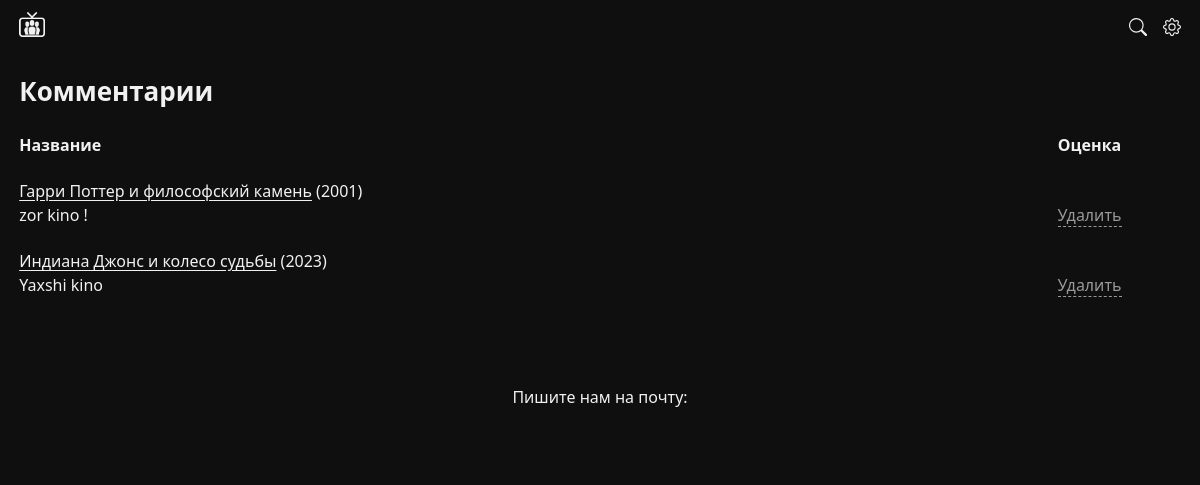
Page /users/profile/comment-list (signed in) on the committed database.
### movie/models.py (models this page shows, shortened)
class Comment(models.Model):
    author = models.CharField(max_length=150, default="Гость")
    comment = models.TextField()
    movie = models.ForeignKey(Movie, on_delete=models.CASCADE, related_name="comments")
    commented_time = models.DateTimeField(auto_now_add=True)

class Movie(models.Model):
    cover = models.ImageField(upload_to="movie_posters/", blank=True)
    title = models.CharField("Title", max_length=250)
    slug = models.SlugField("*", max_length=250)
    origin_title = models.CharField("Origin title", max_length=250, blank=True)
    category = models.ForeignKey(Category, on_delete=models.PROTECT, related_name="movies")
    genres = models.ManyToManyField(Genre)
    country = CountryField(multiple=True)
    year = models.PositiveSmallIntegerField(default=0)
    kp_rating = models.FloatField(blank=True)
    imdb_rating = models.FloatField(blank=True)
    quality = models.CharField(max_length=150, choices=QUALITIES)
    drafts = models.BooleanField(default=False)
    duration = models.CharField(max_length=150, blank=True)
    description = models.TextField(blank=True)
    sd_file_url = models.URLField(blank=True)
    hd_file_url = models.URLField(blank=True)

### users/views.py (the view)
# urls.py: path("profile/comment-list", views.CommentListView.as_view(), name="comment_list"),
class CommentListView(ListView):
    model = Comment
    template_name = "comments.html"
    def get_queryset(self):
        qs = Comment.objects.filter(author__icontains=self.request.user.first_name)
        return qs

### movie/context_pro.py (called while the page is built)
def get_context(request):
    max_val = Movie.objects.last().ratings.aggregate(Max("value"))['value__max']
    min_val = Movie.objects.last().ratings.aggregate(Min("value"))['value__min']
    avg_val = Movie.objects.last().ratings.aggregate(Avg("value"))['value__avg']
    print(max_val)
    print(min_val)
    print(avg_val)
    if "category" in request.path:
        context = {
            "genres":Genre.objects.all(),
            "movie_countries":get_movie_countries(),
            "movie_years":get_movie_year(),
            "qualities":["BDRip","HDRip","TS"]
            }
        return context
    else:
        return {}

### templates/comments.html (shortened to what this page needs)
{% extends 'base.html' %}
{% load static %}
{% load countries %}
{% block content %}
<div id="main">
    <div class="container">
        <h1>Комментарии</h1>
        <table id="history_table">
            <thead>
                <tr>
                    <th>Название</th>
                    <th style="text-align: center;">Оценка</th>
                </tr>
            </thead>
            <tbody>
                {% for comment in object_list %}
                <tr>
                    <td>
                        <a href="#"
                            title="{{rating.movie.title}}" class="link">
                        {{comment.movie.title}}</a> ({{comment.movie.year}})<br>
                        <span>
                            {{comment.comment}}
                        </span>
                    </td>
                    <td style="text-align: center;">
                        <br>
                        <a href="{% url 'users:delete_comment' comment.id %}" class="muted remove" data-id="229853">Удалить</a>
                    </td>
                </tr>
                {% empty %}
                <p>Здесь будут показываться ваши оценки к фильмам и сериалам</p>
                {% endfor %}
            </tbody>
        </table>
        <br>
    </div>
</div>
{% endblock %}

### staticfiles/css/style76d5.css (style rules this page uses)
body, html { height: 100%; }
form, h1, h2, h3, li, p, ul { margin: 0; padding: 0 }
table { width: 100%; max-width: 100%; background-color: transparent; border-collapse: collapse; border-spacing: 0; }
td, th { vertical-align: top; padding: 6px 0 6px 0; }
th { text-align: left; }
body { font-family: system-ui,-apple-system,"Segoe UI",Roboto,Arial,sans-serif,"Apple Color Emoji","Segoe UI Emoji","Segoe UI Symbol"; font-size: 1em; line-height: 1.5; background: #0f0f0f; color: #f1f1f1; margin: 0; padding: 0; height: auto; min-height: 100%; -webkit-text-size-adjust: 100%; -moz-text-size-adjust: 100%; text-size-adjust: 100%; -moz-osx-font-smoothing: grayscale; -webkit-font-smoothing: antialiased; }
h1, h2, h3, h4, h5 { font-weight: 600; margin-bottom: 1rem; display: inline-block; }
h1 { font-size: 1.625em; }
a { color: #f1f1f1; text-decoration: none; }
.container { max-width: 1280px; margin-right: auto; margin-left: auto; }
#main { padding-top: 1em; padding-left: 1.2em; padding-right: 1.2em; }
#history_table tr { border-bottom: 10px solid; border-color: transparent; }
.muted { color: #999999; }
a.muted { color: #999999; border-bottom: 1px dashed !important; }
.link { text-decoration: underline; text-underline-offset: 0.2rem; }

### rows in the picture
Comment: movie "Гарри Поттер и философский камень", movie.year "2001", comment "zor kino !"
Comment: movie "Индиана Джонс и колесо судьбы", movie.year "2023", comment "Yaxshi kino"
